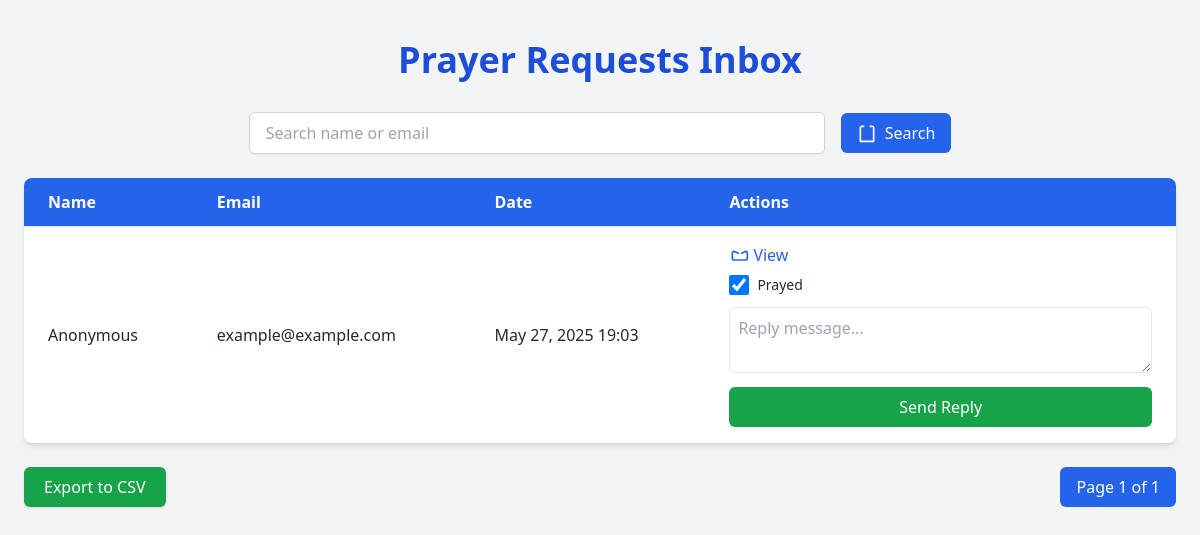
Page /prayers/inbox/ (signed in) on the committed database.
### prayers/models.py (models this page shows, shortened)
class PrayerRequest(models.Model):
    user = models.ForeignKey(
        settings.AUTH_USER_MODEL,
        on_delete=models.CASCADE,
        related_name='prayer_requests',
        null=True,  # Allow anonymous submissions
        blank=True
    )
    name = models.CharField(max_length=255, default='Anonymous')
    email = models.EmailField(default='example@example.com')
    title = models.CharField(max_length=255, blank=True)  # Optional title
    message = models.TextField()
    is_prayed = models.BooleanField(default=False)
    created_at = models.DateTimeField(auto_now_add=True)

### prayers/views.py (the view)
# urls.py: path('inbox/', views.inbox, name='inbox'),
@login_required
def inbox(request):
    prayers = PrayerRequest.objects.filter(user=request.user).order_by('-created_at')
    query = request.GET.get('q', '')
    prayers = PrayerRequest.objects.all()
    if query:
        prayers = prayers.filter(Q(name__icontains=query) | Q(email__icontains=query))
    prayers = prayers.order_by('-created_at')
    paginator = Paginator(prayers, 10)  # 10 per page
    page_number = request.GET.get('page')
    page_obj = paginator.get_page(page_number)
    return render(request, 'prayers/inbox.html', {
        'prayers': page_obj,
        'query': query
    })

### prayers/templates/prayers/inbox.html (shortened to what this page needs)
<!DOCTYPE html>
<html lang="en">
<head>
    <script src="https://cdn.tailwindcss.com"></script>
</head>
<body class="bg-gray-100 text-gray-800 font-sans">
<div class="max-w-7xl mx-auto px-6 py-10">
    <h1 class="text-4xl font-bold text-center text-blue-700 mb-8">Prayer Requests Inbox</h1>
    <form method="get" class="flex flex-col md:flex-row gap-4 justify-center items-center mb-6">
        <input type="text" name="q" value="{{ query }}" placeholder="Search name or email"
               class="w-full md:w-1/2 px-4 py-2 border border-gray-300 rounded-md shadow-sm focus:ring-blue-400 focus:outline-none">
        <button type="submit" class="flex items-center bg-blue-600 text-white px-4 py-2 rounded-md hover:bg-blue-700 transition">
            <svg class="h-5 w-5 mr-2" fill="none" stroke="currentColor" viewBox="0 0 24 24">
                <path stroke-linecap="round" stroke-linejoin="round" stroke-width="2" d="M8 4H6a2 2 0 00-2 2v16h16V6a2 2 0 00-2-2h-2" />
            </svg> Search
        </button>
    </form>
    {% if prayers %}
        <div class="overflow-x-auto bg-white shadow-md rounded-lg">
            <table class="min-w-full divide-y divide-gray-200">
                <thead class="bg-blue-600 text-white text-left">
                    <tr>
                        <th class="px-6 py-3">Name</th>
                        <th class="px-6 py-3">Email</th>
                        <th class="px-6 py-3">Date</th>
                        <th class="px-6 py-3">Actions</th>
                    </tr>
                </thead>
                <tbody class="divide-y divide-gray-100 text-sm md:text-base">
                {% for prayer in prayers %}
                    <tr class="hover:bg-gray-50">
                        <td class="px-6 py-4 whitespace-nowrap">{{ prayer.name }}</td>
                        <td class="px-6 py-4">{{ prayer.email }}</td>
                        <td class="px-6 py-4">{{ prayer.created_at|date:"M d, Y H:i" }}</td>
                        <td class="px-6 py-4 space-y-2">
                            <button onclick="openModal({{ forloop.counter }})"
                                    class="flex items-center text-blue-600 hover:underline">
                                <svg class="h-5 w-5 mr-1" fill="none" stroke="currentColor" viewBox="0 0 24 24">
                                    <path stroke-linecap="round" stroke-linejoin="round" stroke-width="2" d="M15 10l4.553-2.276A2 2 0 0122 9.618V16a2 2 0 01-2 2H6a2 2 0 01-2-2V9.618a2 2 0 012.447-1.894L11 10" />
                                </svg>
                                View
                            </button>
                            <label class="flex items-center space-x-2">
                                <input type="checkbox" {% if prayer.is_prayed %}checked{% endif %}
                                       onclick="togglePrayed({{ prayer.id }})"
                                       class="form-checkbox h-5 w-5 text-green-500">
                                <span class="text-sm">Prayed</span>
                            </label>
                            <form method="post" action="{% url 'prayers:reply_prayer' %}" class="mt-2">
                                <textarea name="reply_message" required
                                          class="w-full mt-1 p-2 border rounded-md focus:ring focus:ring-blue-300"
                                          placeholder="Reply message..."></textarea>
                                <button type="submit"
                                        class="bg-green-600 hover:bg-green-700 text-white mt-2 px-4 py-2 rounded-md w-full transition">
                                    Send Reply
                                </button>
                            </form>
                        </td>
                    </tr>
                {% endfor %}
                </tbody>
            </table>
        </div>
        <div class="flex flex-col md:flex-row justify-between items-center mt-6 gap-4">
            <a href="{% url 'prayers:export_prayers_csv' %}"
               class="bg-green-600 hover:bg-green-700 text-white px-5 py-2 rounded-md shadow">
                Export to CSV
            </a>
            <div class="flex items-center space-x-3">
                <span class="px-4 py-2 bg-blue-600 text-white rounded-md">Page {{ prayers.number }} of {{ prayers.paginator.num_pages }}</span>
            </div>
        </div>
    {% else %}
        <p class="text-center text-gray-500 mt-10 text-lg">No prayer requests found.</p>
    {% endif %}
</div>
</body>
</html>

### rows in the picture
PrayerRequest: name "Anonymous", email "example@example.com", created_at "May 27, 2025 19:03", is_prayed "☑"

### other values in the picture
{{ prayers.number }} "1"
{{ prayers.paginator.num_pages }} "1"
